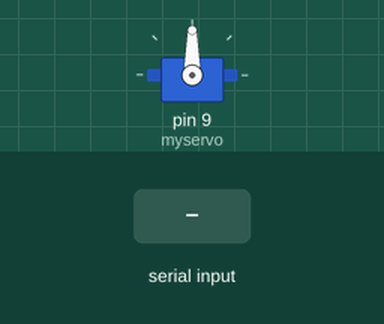
This sketch was run on a simulated Arduino Uno, built with avr-gcc and run on an emulated ATmega328P. Shown: servo. The inputs (shaded band) are chosen by the test bench.

Above: at 1.2 s.
1.3 s: "RIGHT" received over Serial
At 3.3 s:
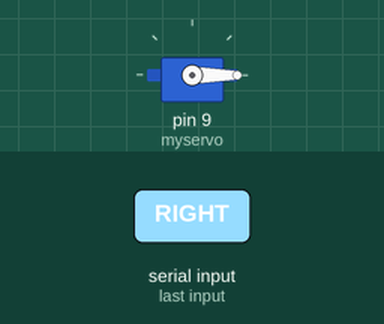
3.9 s: "LEFT" received over Serial
At 5.3 s:
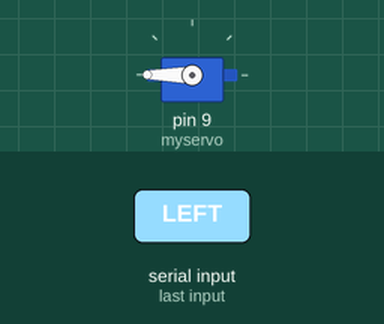
6.5 s: "right" received over Serial
At 8.5 s:
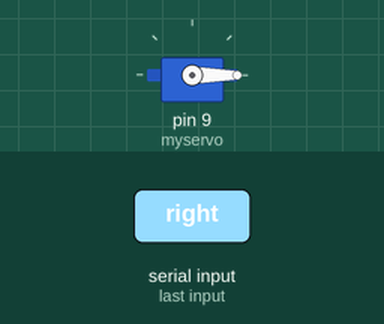
9.1 s: "left" received over Serial
At 10.5 s:
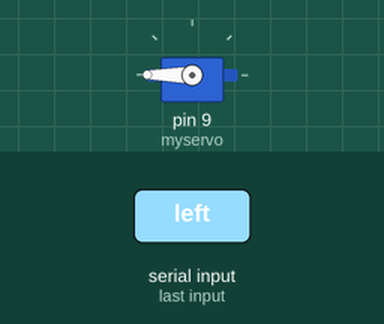
Timing chart, 0 to 12.1 s (numbered marks = the images above; inputs shaded):
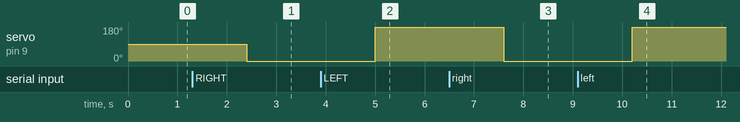

The sketch:

arduino.ino
```cpp
#include <Servo.h>

Servo myservo;
int pos = 0;
void setup()
{
  Serial.begin(115200);
  myservo.attach(9);
}

void loop() {
  if (Serial.available() > 0){
    String commend = Serial.readString();
    if (commend == "RIGHT" || commend == "يمين"||commend == "right"){
      pos=0;
      delay(100);
      myservo.write(pos);
    } if (commend == "LEFT" || commend == "يسار" || commend == "left"){
      pos=180;
      delay(100);
      myservo.write(pos);
    }
  }}
```

Measured:
- after the input at 1.3 s, servo on pin 9 (myservo): 90° → 0° after 1.1 s
- after the input at 3.9 s, servo on pin 9 (myservo): 0° → 180° after 1.1 s
- after the input at 6.5 s, servo on pin 9 (myservo): 180° → 0° after 1.1 s
- after the input at 9.1 s, servo on pin 9 (myservo): 0° → 180° after 1.1 s
